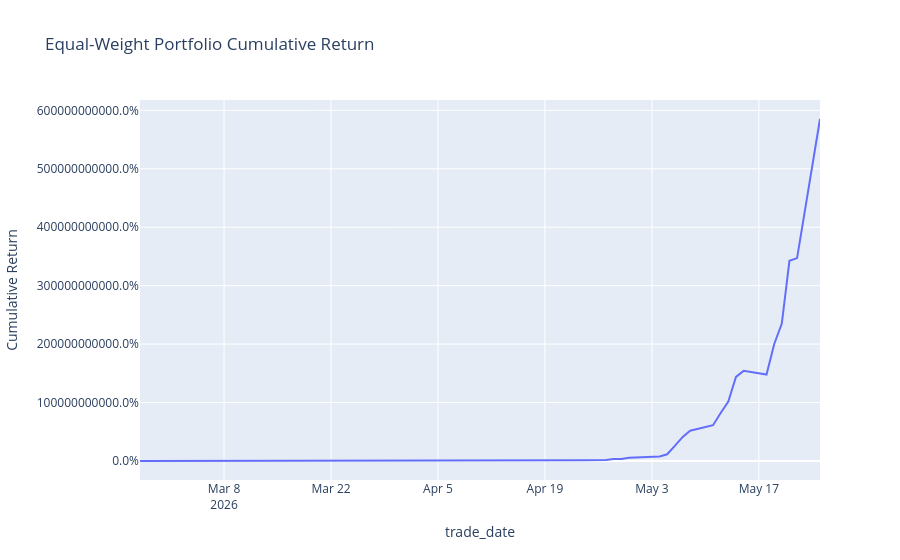

This figure's notebook cell:
### Markdown cell above
## 3. Equal-Weight Portfolio Back-test

### Code cell
if not daily.is_empty():
    portfolio = (
        daily
        .group_by("trade_date")
        .agg(pl.col("daily_return").mean().alias("portfolio_return"))
        .sort("trade_date")
        .with_columns(
            ((1 + pl.col("portfolio_return").fill_null(0)).cum_prod() - 1).alias("portfolio_cum_return")
        )
        .to_pandas()
    )

    fig = px.line(
        portfolio,
        x="trade_date",
        y="portfolio_cum_return",
        title="Equal-Weight Portfolio Cumulative Return",
        labels={"portfolio_cum_return": "Cumulative Return"},
    )
    fig.update_yaxes(tickformat=".1%")
    fig.show()

    final_return = portfolio["portfolio_cum_return"].iloc[-1]
    print(f"Final portfolio return: {final_return:.2%}")
